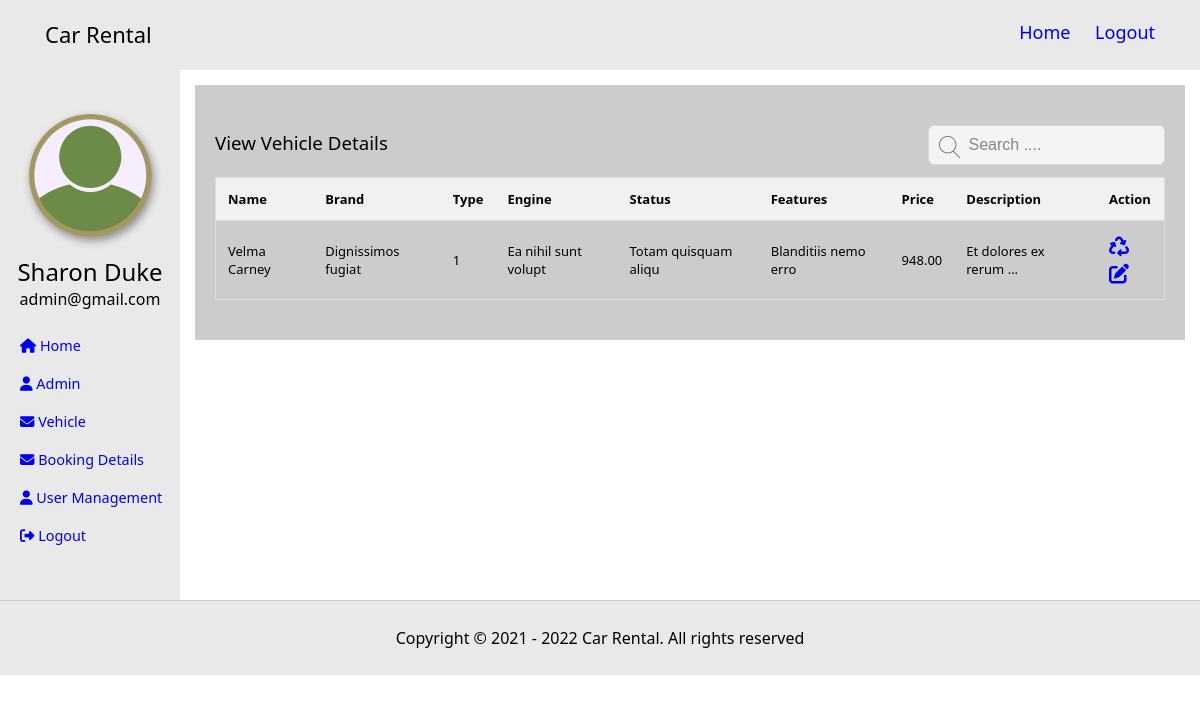
The page /admin/vehicledetails.php (signed in) on the database its author committed.
### tables this page shows
CREATE TABLE `vehicle` (
  `vehicle_ID` int(11) NOT NULL,
  `name` varchar(250) NOT NULL,
  `brand` varchar(250) NOT NULL,
  `type` varchar(250) NOT NULL,
  `engine` varchar(250) NOT NULL,
  `status` varchar(250) NOT NULL,
  `transmission` varchar(250) NOT NULL,
  `features` varchar(250) NOT NULL,
  `description` varchar(250) NOT NULL,
  `style` varchar(250) NOT NULL,
  `price` decimal(10,2) NOT NULL,
  `image` varchar(200) NOT NULL,
  `submitted_by` int(11) NOT NULL,
  `published_date` timestamp NOT NULL DEFAULT current_timestamp() ON UPDATE current_timestamp()
);

### admin/vehicledetails.php (the view, shortened to what this page needs)
<?php require "header.php"; ?>
<?php
require "../database.php";
$certificate = $pdo->prepare("SELECT *
            FROM vehicle
            ");
$certificate->execute();
 ?>
<section>
  <div class="container-fluid">
    <div class="row">
      <div class="first">
        <?php require "sidebar.php"; ?>
      </div>
      <div class="second">
        <div class="right">
          <div class="detail">
            <div class="row">
              <div class="sort1">
                <h3>View Vehicle Details</h3>
              </div>
              <div class="sort">
              <input type="text" class="sorts" id="myInput" onkeyup="myFunction()" placeholder="Search ...." title="Type in a name">
            </div>
            </div>
            <table id="myTable">
                <tr class="header">
                  <th>Name</th>
                  <th>Brand</th>
                  <th>Type</th>
                  <th>Engine</th>
                  <th>Status</th>
                  <th>Features</th>
                  <th>Price</th>
                  <th>Description</th>
                  <th>Action</th>
                </tr>
                <?php foreach ($certificate as $row) {?>
                <tr>
                  <td><?php echo $row['name']; ?></td>
                  <td><?php echo $row['brand']; ?></td>
                  <td><?php echo $row['type']; ?></td>
                  <td><?php echo $row['engine']; ?></td>
                  <td><?php echo $row['status']; ?></td>
                  <td><?php  echo $row['features']; ?></td>
                  <td><?php  echo $row['price']; ?></td>
                  <td><?php  echo substr($row['description'], 0, 200); ?>...</td>
                  <td>
                    <a style="font-size:20px;" title="Delete Vehicle"  <?php echo 'href="vehicledetails.php?det='.$row['vehicle_ID'].'"' ?>><i class="fas fa-recycle"></i></a>
                    <a style="font-size:20px;" title="Update Vehicle"  <?php echo 'href="updatevehicle.php?upd='.$row['vehicle_ID'].'"' ?>><i class="fas fa-edit"></i></a>
                  </td>
                </tr>
              <?php } ?>
              </table>
          </div>
        </div>
      </div>
    </div>
  </div>
</section>
<?php require "footer.php"; ?>

### admin/sidebar.php (shortened to what this page needs)
<?php
  require '../database.php';
  $admin_id = $_SESSION['admin_id'];
  $userprofile = $pdo->prepare("SELECT * FROM admin WHERE admin_ID = '$admin_id'");
  $userprofile->execute();
  ?>
<div>
  <div class="center">
    <img src="../image/avatar.png" alt="avatar" class="img-fluid adimg">
    <?php foreach ($userprofile as $row) {?>
    <h2><?php echo $row['name'] ?></h2>
    <p><?php echo $row['email']; ?></p>
  <?php } ?>
  </div>
  <div>
    <ul class="users">
      <li class="users1"><a class="users2" href="home.php"><i class="fas fa-home"></i> Home</a></li>
      <li class="users1"><a class="users2" href="addadmin.php"><i class="fas fa-user"></i> Admin</a></li>
      <li class="users1"><a class="users2" href="#" style="position: relative;"><i class="fas fa-envelope"></i> Vehicle</a>
      </li>
      <li class="users1"><a class="users2" href="#" style="position: relative;"><i class="fas fa-envelope"></i> Booking Details</a>
      </li>
      <li class="users1"><a class="users2" href="#" style="position: relative;"><i class="fas fa-user"></i> User Management</a>
      </li>
      <li class="users1"><a class="users2" href="logout.php"><i class="fas fa-sign-out-alt"></i> Logout</a></li>
    </ul>
  </div>
</div>

### css/style.css (style rules this page uses)
* { box-sizing: border-box; }
body { margin: 0px; font-family: 'segoe ui'; }
.row { display: flex; flex-direction: row; }
.first { width: 15%; background: #E9E9E9; padding: 30px 0; }
.second { width: 85%; }
.center { display: block; text-align: center; }
.users { list-style: none; padding-left: 0; }
.users .users1 { padding: 8px 10px; }
.users2 { text-decoration: none; font-size: 0.9rem; padding-left: 10px; }
.center h2 { margin: 0; font-weight: normal; }
.center p { margin-top: 0; }
.right { padding: 15px; }
.users li { position: relative; }
.users li:hover > ul, .users li ul:hover,.users li[aria-expanded="true"]:after, .users li:after { visibility: visible; opacity: 1; display: block; }
#myInput { background-image: url('../image/search.png'); background-position: 10px 10px; background-repeat: no-repeat; width: 100%; font-size: 16px; padding: 10px 20px 10px 40px; border: 1px solid #ddd; margin-bottom: 12px; }
#myTable { border-collapse: collapse; width: 100%; border: 1px solid #ddd; font-size: 13px; }
#myTable th, #myTable td { text-align: left; padding: 12px; }
#myTable tr { border-bottom: 1px solid #ddd; }
#myTable tr.header, #myTable tr:hover { background-color: #f1f1f1; }
.sort .sorts { width: 50% !important; float: right; }
.sort1 { width: 50%; }
.sort { width: 50%; }
.detail { padding: 40px 20px; background-color: #ccc; }
.sort1 h3 { margin-top: 5px; font-weight: normal; }
img { width: 45px; height: 45px; filter: hue-rotate(220deg) drop-shadow(2px 4px 4px #0006); transition: 0.2s; user-select: none; }
label, input, textarea { font-family: 'Poppins', sans-serif; }
#myInput { background-image: url('../image/search.png'); background-position: 10px 10px; background-repeat: no-repeat; width: 100%; font-size: 16px; padding: 10px 20px 10px 40px; border: 1px solid #ddd; margin-bottom: 12px; outline: none; border-radius: 6px; opacity: 0.8; }
.img-fluid { width: 100%; height: auto; }
.adimg { max-width: 150px; }

### rows shown on the page
vehicle: name "Velma Carney", brand "Dignissimos fugiat", type "1", engine "Ea nihil sunt volupt", status "Totam quisquam aliqu", features "Blanditiis nemo erro", price "948.00", description "Et dolores ex rerum"

### other values the page prints
$row['name'] "Sharon Duke"
$row['email'] "admin@gmail.com"
